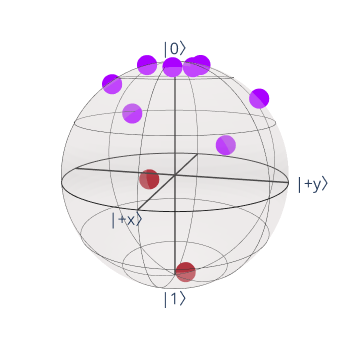

The cell this chart's notebook holds for it:
### Markdown cell above
#### Visualize the obtained classification by plotting again in the bloch sphere

### Code cell
vec = []
colors = []

labels = swap_classify(d,d_)
new_d__bloch = []

for i in range(len(d__bloch)):
    new_d__bloch.append([d__bloch[i],labels[i]])

for i in new_d__bloch:
    if i[1]:
        #purple
        colors.append("#AA00FF")
    else:
        #red
        colors.append("#AA00F")

    vec.append(i[0])

bloch_sphere(points=vec, points_color=colors)
